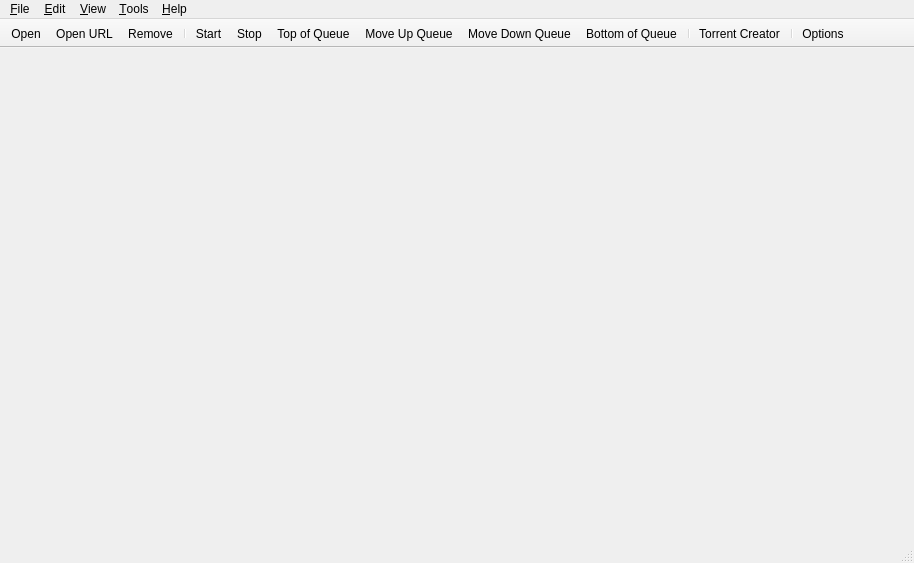
<?xml version="1.0" encoding="UTF-8"?>
<ui version="4.0">
 <class>MainWindow</class>
 <widget class="QMainWindow" name="MainWindow">
  <property name="geometry">
   <rect>
    <x>0</x>
    <y>0</y>
    <width>914</width>
    <height>563</height>
   </rect>
  </property>
  <property name="contextMenuPolicy">
   <enum>Qt::ContextMenuPolicy::CustomContextMenu</enum>
  </property>
  <widget class="QWidget" name="centralWidget">
   <layout class="QVBoxLayout" name="centralWidgetLayout">
    <property name="leftMargin">
     <number>7</number>
    </property>
    <property name="topMargin">
     <number>3</number>
    </property>
    <property name="rightMargin">
     <number>5</number>
    </property>
    <property name="bottomMargin">
     <number>0</number>
    </property>
   </layout>
  </widget>
  <widget class="QMenuBar" name="menubar">
   <property name="geometry">
    <rect>
     <x>0</x>
     <y>0</y>
     <width>914</width>
     <height>22</height>
    </rect>
   </property>
   <widget class="QMenu" name="menuEdit">
    <property name="title">
     <string>&amp;Edit</string>
    </property>
    <addaction name="actionStart"/>
    <addaction name="actionStop"/>
    <addaction name="separator"/>
    <addaction name="actionDelete"/>
    <addaction name="actionTopQueuePos"/>
    <addaction name="actionIncreaseQueuePos"/>
    <addaction name="actionDecreaseQueuePos"/>
    <addaction name="actionBottomQueuePos"/>
    <addaction name="separator"/>
    <addaction name="actionPauseSession"/>
    <addaction name="actionResumeSession"/>
   </widget>
   <widget class="QMenu" name="menuHelp">
    <property name="title">
     <string>&amp;Help</string>
    </property>
    <addaction name="actionDocumentation"/>
    <addaction name="actionUpdateStatus"/>
    <addaction name="separator"/>
    <addaction name="actionDonateMoney"/>
    <addaction name="actionAbout"/>
   </widget>
   <widget class="QMenu" name="menuOptions">
    <property name="title">
     <string>&amp;Tools</string>
    </property>
    <widget class="QMenu" name="menuAutoShutdownOnDownloadsCompletion">
     <property name="title">
      <string>On Downloads &amp;Done</string>
     </property>
     <addaction name="actionAutoShutdownDisabled"/>
     <addaction name="actionAutoExit"/>
     <addaction name="actionAutoSuspend"/>
     <addaction name="actionAutoHibernate"/>
     <addaction name="actionAutoReboot"/>
     <addaction name="actionAutoShutdown"/>
    </widget>
    <addaction name="actionCreateTorrent"/>
    <addaction name="separator"/>
    <addaction name="actionManageCookies"/>
    <addaction name="actionOptions"/>
    <addaction name="separator"/>
    <addaction name="menuAutoShutdownOnDownloadsCompletion"/>
   </widget>
   <widget class="QMenu" name="menuFile">
    <property name="title">
     <string>&amp;File</string>
    </property>
    <addaction name="actionOpen"/>
    <addaction name="actionDownloadFromURL"/>
    <addaction name="actionCloseWindow"/>
    <addaction name="separator"/>
    <addaction name="actionExit"/>
   </widget>
   <widget class="QMenu" name="menuView">
    <property name="title">
     <string>&amp;View</string>
    </property>
    <widget class="QMenu" name="menuLog">
     <property name="title">
      <string>&amp;Log</string>
     </property>
     <addaction name="actionExecutionLogs"/>
     <addaction name="separator"/>
     <addaction name="actionNormalMessages"/>
     <addaction name="actionInformationMessages"/>
     <addaction name="actionWarningMessages"/>
     <addaction name="actionCriticalMessages"/>
    </widget>
    <addaction name="separator"/>
    <addaction name="actionTopToolBar"/>
    <addaction name="actionShowStatusbar"/>
    <addaction name="actionShowFiltersSidebar"/>
    <addaction name="actionSpeedInTitleBar"/>
    <addaction name="separator"/>
    <addaction name="actionSearchWidget"/>
    <addaction name="actionRSSReader"/>
    <addaction name="menuLog"/>
    <addaction name="separator"/>
    <addaction name="actionStatistics"/>
    <addaction name="separator"/>
   </widget>
   <addaction name="menuFile"/>
   <addaction name="menuEdit"/>
   <addaction name="menuView"/>
   <addaction name="menuOptions"/>
   <addaction name="menuHelp"/>
  </widget>
  <widget class="QToolBar" name="toolBar">
   <property name="movable">
    <bool>false</bool>
   </property>
   <property name="orientation">
    <enum>Qt::Orientation::Horizontal</enum>
   </property>
   <property name="toolButtonStyle">
    <enum>Qt::ToolButtonStyle::ToolButtonFollowStyle</enum>
   </property>
   <property name="floatable">
    <bool>false</bool>
   </property>
   <attribute name="toolBarArea">
    <enum>TopToolBarArea</enum>
   </attribute>
   <attribute name="toolBarBreak">
    <bool>false</bool>
   </attribute>
   <addaction name="actionOpen"/>
   <addaction name="actionDownloadFromURL"/>
   <addaction name="actionDelete"/>
   <addaction name="separator"/>
   <addaction name="actionStart"/>
   <addaction name="actionStop"/>
   <addaction name="actionTopQueuePos"/>
   <addaction name="actionIncreaseQueuePos"/>
   <addaction name="actionDecreaseQueuePos"/>
   <addaction name="actionBottomQueuePos"/>
   <addaction name="separator"/>
   <addaction name="actionCreateTorrent"/>
   <addaction name="separator"/>
   <addaction name="actionOptions"/>
  </widget>
  <widget class="QStatusBar" name="statusBar"/>
  <action name="actionOpen">
   <property name="text">
    <string>&amp;Add Torrent File...</string>
   </property>
   <property name="iconText">
    <string>Open</string>
   </property>
  </action>
  <action name="actionExit">
   <property name="text">
    <string>E&amp;xit</string>
   </property>
  </action>
  <action name="actionOptions">
   <property name="text">
    <string>&amp;Options...</string>
   </property>
  </action>
  <action name="actionAbout">
   <property name="text">
    <string>&amp;About</string>
   </property>
  </action>
  <action name="actionStart">
   <property name="text">
    <string>Sta&amp;rt</string>
   </property>
  </action>
  <action name="actionStop">
   <property name="text">
    <string>Sto&amp;p</string>
   </property>
  </action>
  <action name="actionResumeSession">
   <property name="text">
    <string>R&amp;esume Session</string>
   </property>
  </action>
  <action name="actionPauseSession">
   <property name="text">
    <string>Pau&amp;se Session</string>
   </property>
  </action>
  <action name="actionDelete">
   <property name="text">
    <string>&amp;Remove</string>
   </property>
  </action>
  <action name="actionDownloadFromURL">
   <property name="text">
    <string>Add Torrent &amp;Link...</string>
   </property>
   <property name="iconText">
    <string>Open URL</string>
   </property>
  </action>
  <action name="actionCreateTorrent">
   <property name="text">
    <string>Torrent &amp;Creator</string>
   </property>
  </action>
  <action name="actionDocumentation">
   <property name="text">
    <string>&amp;Documentation</string>
   </property>
  </action>
  <action name="actionSetGlobalSpeedLimits">
   <property name="text">
    <string>Set Global Speed Limits...</string>
   </property>
  </action>
  <action name="actionBottomQueuePos">
   <property name="text">
    <string>Bottom of Queue</string>
   </property>
   <property name="toolTip">
    <string>Move to the bottom of the queue</string>
   </property>
   <property name="visible">
    <bool>true</bool>
   </property>
  </action>
  <action name="actionTopQueuePos">
   <property name="text">
    <string>Top of Queue</string>
   </property>
   <property name="toolTip">
    <string>Move to the top of the queue</string>
   </property>
   <property name="visible">
    <bool>true</bool>
   </property>
  </action>
  <action name="actionDecreaseQueuePos">
   <property name="text">
    <string>Move Down Queue</string>
   </property>
   <property name="toolTip">
    <string>Move down in the queue</string>
   </property>
   <property name="visible">
    <bool>true</bool>
   </property>
  </action>
  <action name="actionIncreaseQueuePos">
   <property name="text">
    <string>Move Up Queue</string>
   </property>
   <property name="toolTip">
    <string>Move up in the queue</string>
   </property>
   <property name="visible">
    <bool>true</bool>
   </property>
  </action>
  <action name="actionUseAlternativeSpeedLimits">
   <property name="checkable">
    <bool>true</bool>
   </property>
   <property name="text">
    <string>Alternative Speed Limits</string>
   </property>
   <property name="toolTip">
    <string>Alternative Speed Limits</string>
   </property>
  </action>
  <action name="actionTopToolBar">
   <property name="checkable">
    <bool>true</bool>
   </property>
   <property name="text">
    <string>&amp;Top Toolbar</string>
   </property>
   <property name="toolTip">
    <string>Display Top Toolbar</string>
   </property>
  </action>
  <action name="actionShowStatusbar">
   <property name="checkable">
    <bool>true</bool>
   </property>
   <property name="text">
    <string>Status &amp;Bar</string>
   </property>
  </action>
  <action name="actionShowFiltersSidebar">
   <property name="checkable">
    <bool>true</bool>
   </property>
   <property name="text">
    <string>Filters Sidebar</string>
   </property>
  </action>
  <action name="actionSpeedInTitleBar">
   <property name="checkable">
    <bool>true</bool>
   </property>
   <property name="text">
    <string>S&amp;peed in Title Bar</string>
   </property>
   <property name="toolTip">
    <string>Show Transfer Speed in Title Bar</string>
   </property>
  </action>
  <action name="actionRSSReader">
   <property name="checkable">
    <bool>true</bool>
   </property>
   <property name="text">
    <string>&amp;RSS Reader</string>
   </property>
  </action>
  <action name="actionSearchWidget">
   <property name="checkable">
    <bool>true</bool>
   </property>
   <property name="text">
    <string>Search &amp;Engine</string>
   </property>
  </action>
  <action name="actionDonateMoney">
   <property name="text">
    <string>Support qBittorrent</string>
   </property>
   <property name="toolTip">
    <string>Support the upstream qBittorrent project</string>
   </property>
  </action>
  <action name="actionAutoExit">
   <property name="checkable">
    <bool>true</bool>
   </property>
   <property name="text">
    <string>&amp;Exit qbutt</string>
   </property>
  </action>
  <action name="actionAutoSuspend">
   <property name="checkable">
    <bool>true</bool>
   </property>
   <property name="text">
    <string>&amp;Suspend System</string>
   </property>
  </action>
  <action name="actionAutoHibernate">
   <property name="checkable">
    <bool>true</bool>
   </property>
   <property name="text">
    <string>&amp;Hibernate System</string>
   </property>
  </action>
  <action name="actionAutoShutdown">
   <property name="checkable">
    <bool>true</bool>
   </property>
   <property name="text">
    <string>Sh&amp;utdown System</string>
   </property>
  </action>
  <action name="actionAutoReboot">
   <property name="checkable">
    <bool>true</bool>
   </property>
   <property name="text">
    <string>&amp;Reboot System</string>
   </property>
  </action>
  <action name="actionAutoShutdownDisabled">
   <property name="checkable">
    <bool>true</bool>
   </property>
   <property name="text">
    <string>&amp;Do nothing</string>
   </property>
  </action>
  <action name="actionToggleVisibility">
   <property name="text">
    <string>Show</string>
   </property>
  </action>
  <action name="actionMinimize">
   <property name="text">
    <string notr="true">Minimize</string>
   </property>
  </action>
  <action name="actionStatistics">
   <property name="text">
    <string>&amp;Statistics</string>
   </property>
  </action>
  <action name="actionUpdateStatus">
   <property name="text">
    <string>Update status</string>
   </property>
   <property name="toolTip">
    <string>Show qbutt update status</string>
   </property>
  </action>
  <action name="actionManageCookies">
   <property name="text">
    <string>Manage Cookies...</string>
   </property>
   <property name="toolTip">
    <string>Manage stored network cookies</string>
   </property>
  </action>
  <action name="actionExecutionLogs">
   <property name="checkable">
    <bool>true</bool>
   </property>
   <property name="text">
    <string>Show</string>
   </property>
  </action>
  <action name="actionNormalMessages">
   <property name="checkable">
    <bool>true</bool>
   </property>
   <property name="text">
    <string>Normal Messages</string>
   </property>
  </action>
  <action name="actionInformationMessages">
   <property name="checkable">
    <bool>true</bool>
   </property>
   <property name="text">
    <string>Information Messages</string>
   </property>
  </action>
  <action name="actionWarningMessages">
   <property name="checkable">
    <bool>true</bool>
   </property>
   <property name="text">
    <string>Warning Messages</string>
   </property>
  </action>
  <action name="actionCriticalMessages">
   <property name="checkable">
    <bool>true</bool>
   </property>
   <property name="text">
    <string>Critical Messages</string>
   </property>
  </action>
  <action name="actionCloseWindow">
   <property name="text">
    <string>Close Window</string>
   </property>
  </action>
 </widget>
 <resources/>
 <connections/>
</ui>
